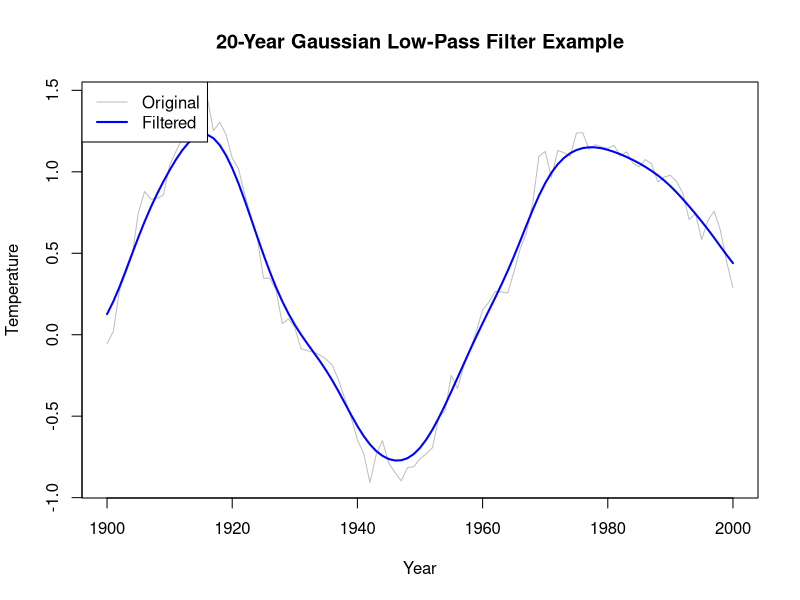

The R source for this figure:
gaussian_lowpass <- function(timeseries, sigma = 20 / 6, window_size = 20) {
  # Input validation
  if (!is.numeric(timeseries)) {
    stop("Input timeseries must be numeric")
  }

  # Create Gaussian weights
  x <- seq(-window_size / 2, window_size / 2, 1)
  weights <- dnorm(x, mean = 0, sd = sigma)
  weights <- weights / sum(weights) # Normalize weights to sum to 1

  # Pad the time series to handle edges
  n <- length(timeseries)
  pad_size <- floor(window_size / 2)
  padded_series <- c(
    rep(timeseries[1], pad_size),
    timeseries,
    rep(timeseries[n], pad_size)
  )

  # Apply the filter
  filtered <- numeric(n)
  for (i in 1:n) {
    window_start <- i
    window_end <- i + window_size - 1
    filtered[i] <- sum(padded_series[window_start:window_end] * weights)
  }

  return(filtered)
}

# Example usage:
# Generate sample data
set.seed(123)
years <- 1900:2000
temperatures <- cumsum(rnorm(101, 0, 0.1)) + sin(seq(0, 10, length.out = 101))

# Apply the filter
smoothed <- gaussian_lowpass(temperatures)

# Plot original and smoothed data
plot(years, temperatures,
  type = "l", col = "gray",
  main = "20-Year Gaussian Low-Pass Filter Example",
  xlab = "Year", ylab = "Temperature"
)
lines(years, smoothed, col = "blue", lwd = 2)
legend("topleft",
  legend = c("Original", "Filtered"),
  col = c("gray", "blue"), lwd = c(1, 2)
)
